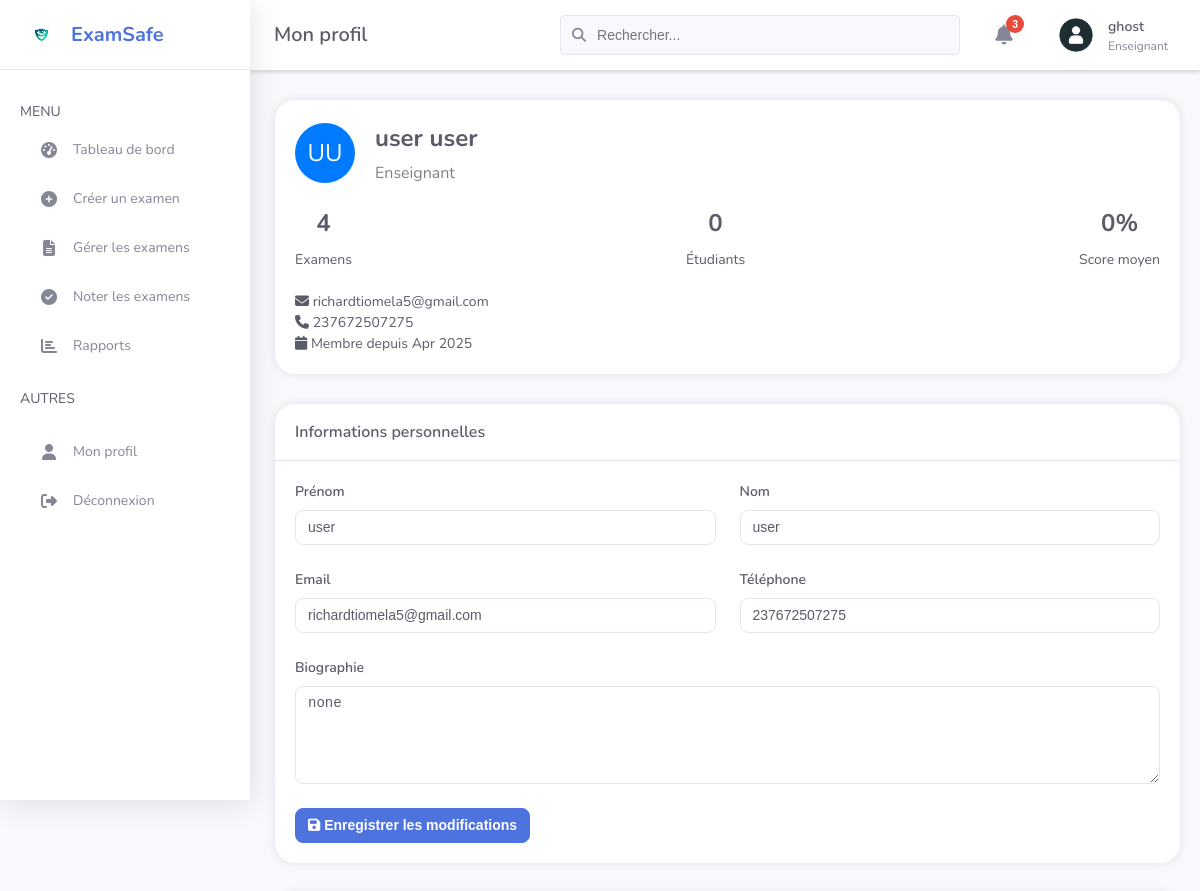
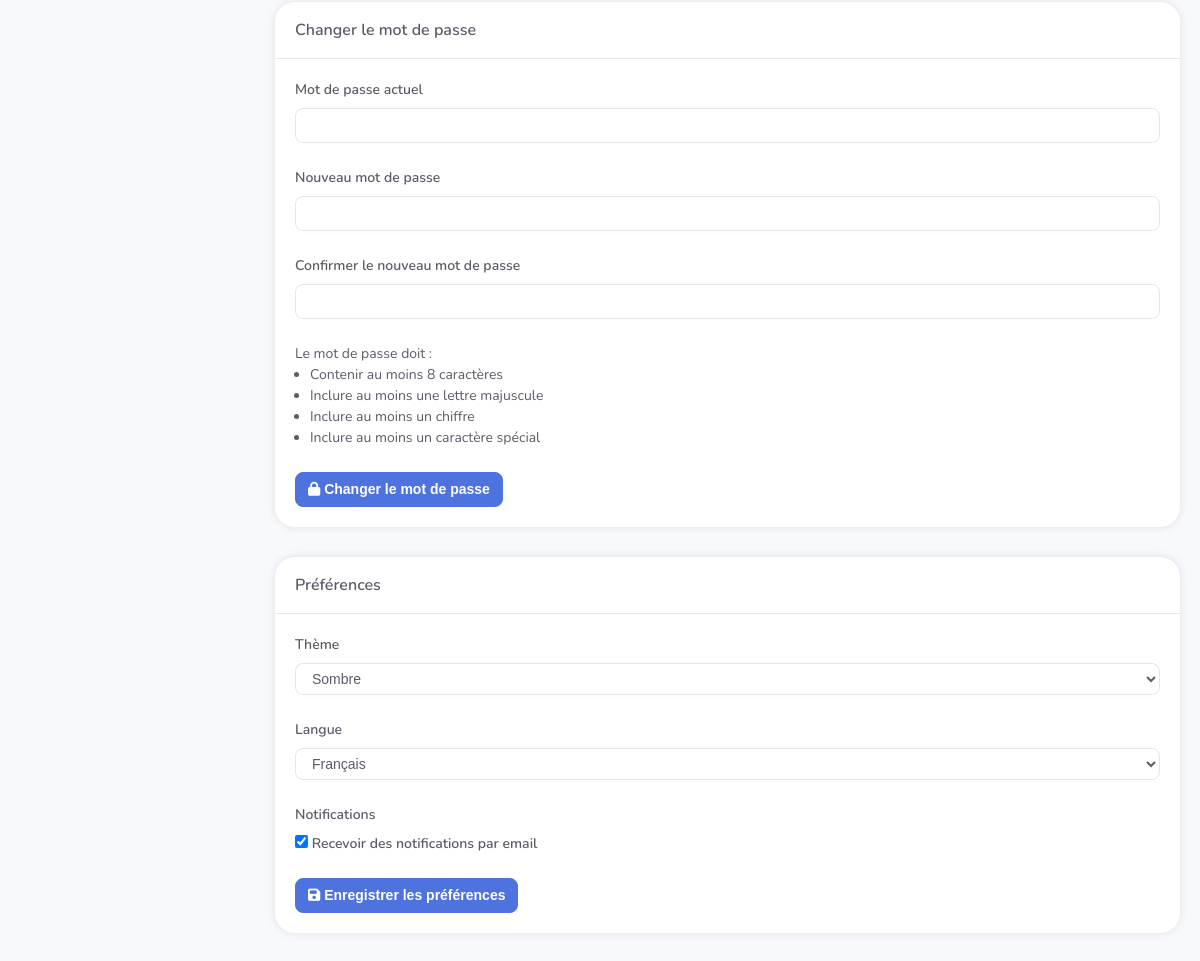
The page /teacher/profile.php (signed in) on the database its author committed (2 pictures, top to bottom).
### tables this page shows
CREATE TABLE `users` (
  `id` int NOT NULL,
  `username` varchar(50) DEFAULT 'user',
  `password` varchar(255) NOT NULL,
  `email` varchar(100) NOT NULL,
  `first_name` varchar(50) DEFAULT 'user_firstname',
  `last_name` varchar(50) DEFAULT 'user_lastname',
  `role` enum('admin','teacher','student') NOT NULL DEFAULT 'student',
  `role_id` int DEFAULT NULL,
  `status` enum('active','inactive','suspended') NOT NULL DEFAULT 'active',
  `profile_image` varchar(255) DEFAULT NULL,
  `created_at` datetime NOT NULL DEFAULT CURRENT_TIMESTAMP,
  `updated_at` datetime DEFAULT NULL ON UPDATE CURRENT_TIMESTAMP,
  `last_login` datetime DEFAULT NULL,
  `full_name` text NOT NULL,
  `teacher_id` int DEFAULT NULL,
  `created_by` int DEFAULT NULL,
  `updated_by` text,
  `phone` double DEFAULT NULL,
  `bio` text
);

CREATE TABLE `user_preferences` (
  `id` int NOT NULL,
  `user_id` int NOT NULL,
  `theme` varchar(50) DEFAULT 'light',
  `language` varchar(10) DEFAULT 'fr',
  `notifications_enabled` tinyint(1) DEFAULT '1',
  `email_notifications` tinyint(1) DEFAULT '1',
  `display_mode` varchar(20) DEFAULT 'default',
  `items_per_page` int DEFAULT '10',
  `timezone` varchar(100) DEFAULT 'Europe/Paris',
  `created_at` timestamp NULL DEFAULT CURRENT_TIMESTAMP,
  `updated_at` timestamp NULL DEFAULT CURRENT_TIMESTAMP ON UPDATE CURRENT_TIMESTAMP,
  `notifications` text,
  `sound_enabled` int NOT NULL DEFAULT '0',
  `accessibility_mode` int DEFAULT NULL,
  `high_contrast` int NOT NULL DEFAULT '0',
  `exam_countdown` int DEFAULT '0',
  `auto_save` int NOT NULL DEFAULT '0',
  `save_interval` int NOT NULL DEFAULT '0',
  `font_size` text
);

### teacher/profile.php (the view, shortened to what this page needs)
<?php
require_once '../includes/auth.php';
$userId = $_SESSION['user_id'];
$userQuery = $conn->query("SELECT * FROM users WHERE id = $userId");
$user = $userQuery->fetch_assoc();
$preferencesQuery = $conn->query("SELECT * FROM user_preferences WHERE user_id = $userId");
$preferences = $preferencesQuery->fetch_assoc();
include 'includes/header.php';
?>
<div>
    <main class="main-content" style="width:100%;margin-left: 0px;">
        <div class="content-wrapper" >
            <div class="content-body" >
                <div class="profile-container" >
                    <div class="profile-sidebar" >
                        <div class="profile-card" style="margin-left: 25px;margin-right: 20px;margin-top: 30px;">
                            <div class="profile-header">
                                <div class="profile-avatar">
                                    <?php echo strtoupper(substr($user['first_name'], 0, 1) . substr($user['last_name'], 0, 1)); ?>
                                </div>
                                <div class="profile-info">
                                    <h2 class="profile-name"><?php echo htmlspecialchars($user['first_name'] . ' ' . $user['last_name']); ?></h2>
                                    <p class="profile-role">Enseignant</p>
                                </div>
                            </div>
                            <div class="profile-body">
                                <div class="profile-stats">
                                    <div class="stat-item">
                                        <div class="stat-value">
                                            <?php
                                            $examCount = $conn->query("SELECT COUNT(*) as count FROM exams WHERE teacher_id = $userId")->fetch_assoc()['count'];
                                            echo $examCount;
                                            ?>
                                        </div>
                                        <div class="stat-label">Examens</div>
                                    </div>
                                    <div class="stat-item">
                                        <div class="stat-value">
                                            <?php
                                            $studentCount = $conn->query("
                                                    SELECT COUNT(DISTINCT user_id) as count
                                                    FROM exam_results er
                                                    JOIN exams e ON er.exam_id = e.id
                                                    WHERE e.teacher_id = $userId
                                                ")->fetch_assoc()['count'];
                                            echo $studentCount;
                                            ?>
                                        </div>
                                        <div class="stat-label">Étudiants</div>
                                    </div>
                                    <div class="stat-item">
                                        <div class="stat-value">
                                            <?php
                                            $avgScore = $conn->query("
                                                    SELECT AVG(er.score) as avg_score
                                                    FROM exam_results er
                                                    JOIN exams e ON er.exam_id = e.id
                                                    WHERE e.teacher_id = $userId AND er.status = 'completed'
                                                ")->fetch_assoc()['avg_score'];
                                            echo round($avgScore ?? 0, 1) . '%';
                                            ?>
                                        </div>
                                        <div class="stat-label">Score moyen</div>
                                    </div>
                                </div>
                                <div class="profile-contact" ><br>
                                    <div class="contact-item">
                                        <i class="fas fa-envelope"></i>
                                        <span><?php echo htmlspecialchars($user['email']); ?></span>
                                    </div>
                                    <div class="contact-item">
                                        <i class="fas fa-phone"></i>
                                        <span><?php echo htmlspecialchars($user['phone'] ?? 'Non renseigné'); ?></span>
                                    </div>
                                    <div class="contact-item">
                                        <i class="fas fa-calendar"></i>
                                        <span>Membre depuis <?php echo date('M Y', strtotime($user['created_at'])); ?></span>
                                    </div>
                                </div>
                            </div>
                        </div>
                    </div>
                    <div class="profile-content">
                        <div class="profile-tab active" id="profile-info">
                            <div class="card" style="margin-top:20px;margin-bottom:30px;border-radius: 20px;margin-right: 20px;margin-left:25px;background-color: white;box-shadow: 0 0 10px rgba(0, 0, 0, 0.1);">
                                <div class="card-header">
                                    <h2 class="card-title">Informations personnelles</h2>
                                </div>
                                <div class="card-body">
                                    <form method="POST" action="">
                                        <div class="form-row">
                                            <div class="form-group col-md-6">
                                                <label for="first_name">Prénom</label>
                                                <input type="text" id="first_name" name="first_name" class="form-control" value="<?php echo htmlspecialchars($user['first_name']); ?>" required>
                                            </div>
                                            <div class="form-group col-md-6">
                                                <label for="last_name">Nom</label>
                                                <input type="text" id="last_name" name="last_name" class="form-control" value="<?php echo htmlspecialchars($user['last_name']); ?>" required>
                                            </div>
                                        </div>
                                        <div class="form-row">
                                            <div class="form-group col-md-6">
                                                <label for="email">Email</label>
                                                <input type="email" id="email" name="email" class="form-control" value="<?php echo htmlspecialchars($user['email']); ?>" required>
                                            </div>
                                            <div class="form-group col-md-6">
                                                <label for="phone">Téléphone</label>
                                                <input type="tel" id="phone" name="phone" class="form-control" value="<?php echo htmlspecialchars($user['phone'] ?? ''); ?>">
                                            </div>
                                        </div>
                                        <div class="form-group">
                                            <label for="bio">Biographie</label>
                                            <textarea id="bio" name="bio" class="form-control" rows="4"><?php echo htmlspecialchars($user['bio'] ?? ''); ?></textarea>
                                        </div>
                                        <div class="form-buttons">
                                            <button type="submit" name="update_profile" class="btn btn-primary">
                                                <i class="fas fa-save"></i> Enregistrer les modifications
                                            </button>
                                        </div>
                                    </form>
                                </div>
                            </div>
                        </div>
                        <div class="profile-tab" id="change-password">
                            <div class="card" style="margin-top:20px;margin-bottom:30px;border-radius: 20px;margin-right: 20px;margin-left:25px;background-color: white;box-shadow: 0 0 10px rgba(0, 0, 0, 0.1);">
                                <div class="card-header">
                                    <h2 class="card-title">Changer le mot de passe</h2>
                                </div>
                                <div class="card-body">
                                    <form method="POST" action="">
                                        <div class="form-group">
                                            <label for="current_password">Mot de passe actuel</label>
                                            <input type="password" id="current_password" name="current_password" class="form-control" required>
                                        </div>
                                        <div class="form-group">
                                            <label for="new_password">Nouveau mot de passe</label>
                                            <input type="password" id="new_password" name="new_password" class="form-control" required>
                                        </div>
                                        <div class="form-group">
                                            <label for="confirm_password">Confirmer le nouveau mot de passe</label>
                                            <input type="password" id="confirm_password" name="confirm_password" class="form-control" required>
                                        </div>
                                        <div class="password-requirements">
                                            <p>Le mot de passe doit :</p>
                                            <ul style="margin-left: 15px;">
                                                <li>Contenir au moins 8 caractères</li>
                                                <li>Inclure au moins une lettre majuscule</li>
                                                <li>Inclure au moins un chiffre</li>
                                                <li>Inclure au moins un caractère spécial</li>
                                            </ul>
                                        </div>
                                        <div class="form-buttons">
                                            <button type="submit" name="change_password" class="btn btn-primary">
                                                <i class="fas fa-lock"></i> Changer le mot de passe
                                            </button>
                                        </div>
                                    </form>
                                </div>
                            </div>
                        </div>
                        <div class="profile-tab" id="preferences">
                            <div class="card" style="margin-top:20px;margin-bottom:30px;border-radius: 20px;margin-right: 20px;margin-left:25px;background-color: white;box-shadow: 0 0 10px rgba(0, 0, 0, 0.1);">
                                <div class="card-header">
                                    <h2 class="card-title">Préférences</h2>
                                </div>
                                <div class="card-body">
                                    <form method="POST" action="">
                                        <div class="form-group">
                                            <label for="theme">Thème</label>
                                            <select id="theme" name="theme" class="form-control">
                                                <option value="dark" <?php echo $preferences['theme'] === 'dark' ? 'selected' : ''; ?>>Sombre</option>
                                            </select>
                                        </div>
                                        <div class="form-group">
                                            <label for="language">Langue</label>
                                            <select id="language" name="language" class="form-control">
                                                <option value="fr" <?php echo $preferences['language'] === 'fr' ? 'selected' : ''; ?>>Français</option>
                                            </select>
                                        </div>
                                        <div class="form-group">
                                            <label>Notifications</label>
                                            <div class="checkbox-group">
                                                <label class="checkbox-container">
                                                    <input type="checkbox" name="notifications" <?php echo $preferences['notifications'] ? 'checked' : ''; ?>>
                                                    Recevoir des notifications par email
                                                </label>
                                            </div>
                                        </div>
                                        <div class="form-buttons">
                                            <button type="submit" name="update_preferences" class="btn btn-primary">
                                                <i class="fas fa-save"></i> Enregistrer les préférences
                                            </button>
                                        </div>
                                    </form>
                                </div>
                            </div>
                        </div>
                    </div>
                </div>
            </div>
        </div>
    </main>
</div>

### rows shown on the page
users: first_name+last_name "UU", first_name+last_name "user user", email "richardtiomela5@gmail.com", phone "237672507275", created_at "Apr 2025", first_name "user", last_name "user", bio "none"
user_preferences: theme "Sombre", language "Français", notifications "☑"

### other values the page prints
$pageTitle "Mon profil"
$_SESSION['username'] "ghost"
$examCount "4"
$studentCount "0"
$avgScore "0"
